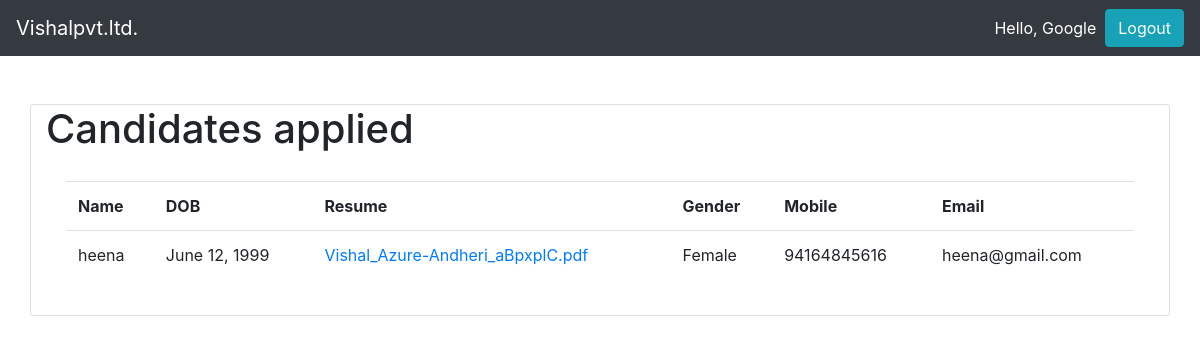
The page / (signed in) on the database its author committed.
### JobPortal/models.py (models this page shows, shortened)
class Candidates(models.Model):
    category=(
        ('Male','male'),
        ('Female','female'),
        ('Other','other'),
    )
    name=models.CharField(max_length=200,null=True)
    dob=models.DateField(null=True)
    gender= models.CharField(max_length=200,null=True,choices=category)
    mobile= models.CharField(max_length=200,null=True)
    email= models.CharField(max_length=200,null=True)
    resume=models.FileField(null=True)
    company=models.ManyToManyField(Company,blank=True)

### JobPortal/views.py (the view)
# urls.py: path('',home,name='home'),
def home(request):
    if request.user.is_authenticated:
        candidates=Candidates.objects.filter(company__name=request.user.username)
        print(request.user.username)
        context={
            'candidates':candidates,
        }
        return render(request,'hr.html',context)
    else:
        companies=Company.objects.all()
        context={
            'companies':companies,
        }
        return render(request,'Jobseeker.html',context)

### JobPortal/templates/hr.html
{% extends 'main.html' %}
{% load static%}
{% block content %}
<div class="container card">
    <h1>Candidates applied</h1>
    <div class="card-body">
        <table class="table table-hover">
            <tr>
                <th>Name</th>
                <th>DOB</th>
                <th>Resume</th>
                <th>Gender</th>
                <th>Mobile</th>
                <th>Email</th>
            </tr>
            {% for c in candidates %}
                <tr>
                    <td>{{c.name}}</td>
                    <td>{{c.dob}}</td>
                    {% if c.resume %}
                    <td><a href='{{c.resume.url}}' download >{{c.resume}}</a></td>
                    {% else %}
                    <td>Not submitted</td>
                    {% endif %}
                    <td>{{c.gender}}</td>
                    <td>{{c.mobile}}</td>
                    <td>{{c.email}}</td>
                </tr>
            {% endfor %}
        </table>
    </div>
</div>
{% endblock %}

### JobPortal/templates/navbar.html (shortened to what this page needs)
<head>
  </head>
  <nav class="navbar navbar-expand-lg navbar-dark bg-dark">
      <a class="navbar-brand" href="{% url 'home' %}">Vishalpvt.ltd.</a>
      {% if request.user.is_authenticated %}
      <span class="user">Hello, {{request.user}}  &nbsp;</span>
      <span ><a  class="user btn btn-info" href ="{% url 'logout' %}"> Logout</a></span>
      {% else %}
          <span ><a class="user" href="{% url 'apply' %}">Jobseeker Login</a></span>>
          <span ><a class="user" href="{% url 'login' %}">Recruiter login</a></span>>
          <span ><a class="user" href="{% url 'register' %}">Register</a></span>>
      {% endif  %}
    </nav>

### JobPortal/templates/navbar.html (style rules this page uses)
.user { color:white; text-decoration: none; }

### rows shown on the page
Candidates: name "heena", dob "June 12, 1999", resume "Vishal_Azure-Andheri_aBpxplC.pdf", gender "Female", mobile "94164845616", email "heena@gmail.com"

### other values the page prints
{{ request.user }} "Google"
